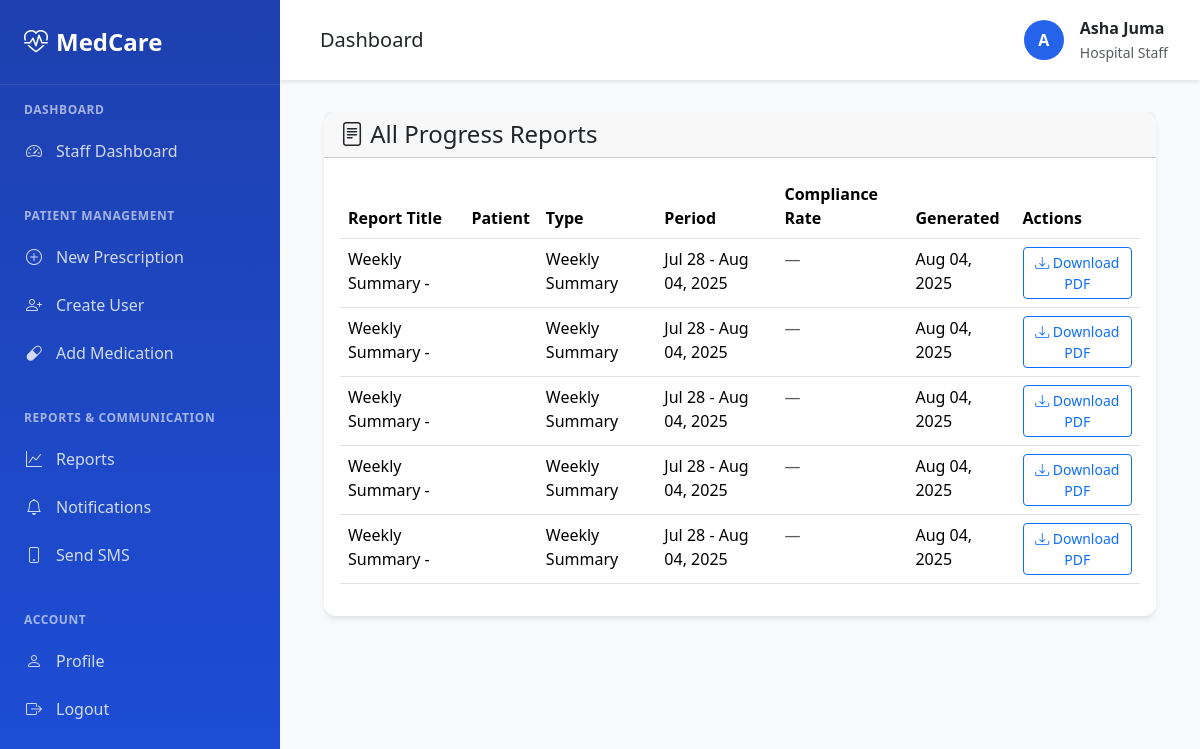
Before: /reports/ (signed in) with the older database file.
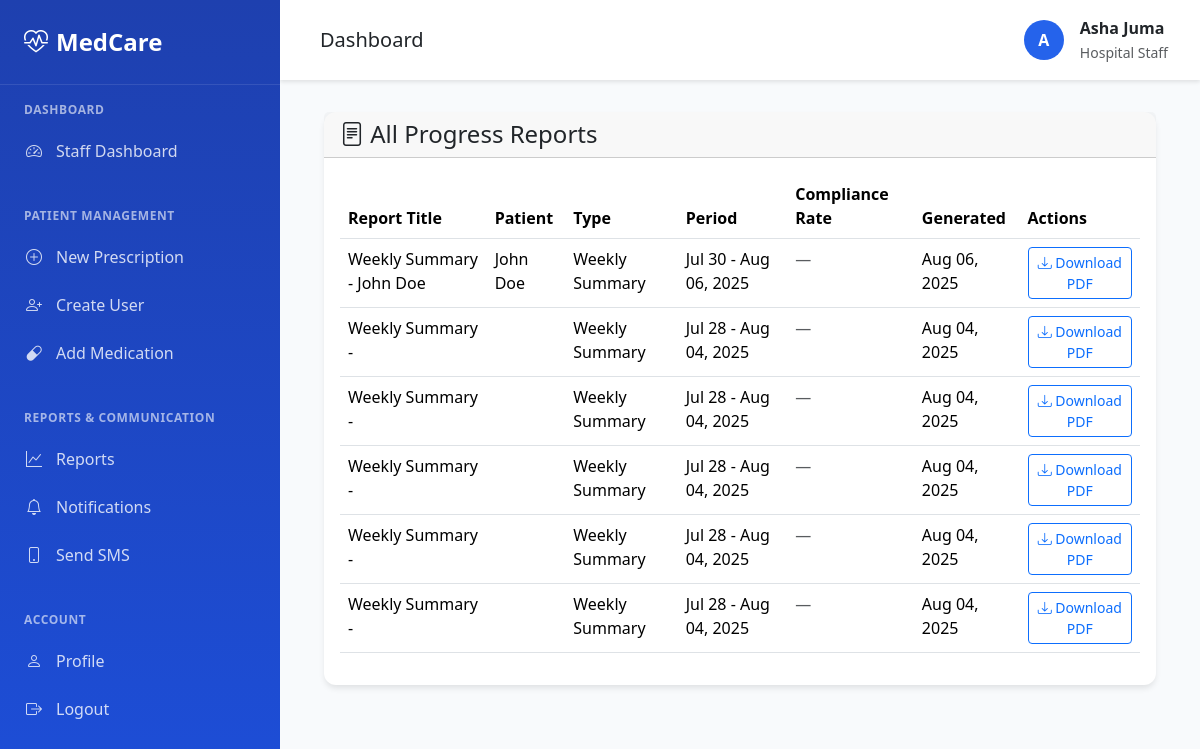
After: the same page with the newer database file.
### accounts/models.py (models this page shows, shortened)
class User(AbstractUser):
    USER_TYPE_CHOICES = [
        ('patient', 'Patient'),  # Active users (sick people)
        ('admin', 'Hospital Staff'),  # Admins who manage patients
        ('superuser', 'Hospital IT'),  # IT superuser who manages everything
    ]
    user_type = models.CharField(max_length=10, choices=USER_TYPE_CHOICES, default='patient')
    phone_regex = RegexValidator(
        regex=r'^\+?1?\d{9,15}$',
        message="Phone number must be entered in the format: '+999999999'. Up to 15 digits allowed."
    )
    phone_number = models.CharField(validators=[phone_regex], max_length=17, blank=True)
    date_of_birth = models.DateField(null=True, blank=True)
    emergency_contact = models.CharField(max_length=100, blank=True)
    emergency_phone = models.CharField(validators=[phone_regex], max_length=17, blank=True)
    medical_record_number = models.CharField(max_length=20, unique=True, null=True, blank=True)
    created_at = models.DateTimeField(auto_now_add=True)
    updated_at = models.DateTimeField(auto_now=True)
    @property
    def is_patient(self):
        return self.user_type == 'patient'
    @property
    def is_admin(self):
        return self.user_type == 'admin'
    @property
    def is_hospital_it(self):
        return self.user_type == 'superuser' or self.is_superuser
    @property
    def can_manage_patients(self):
        return self.is_admin or self.is_hospital_it
    @property
    def can_manage_staff(self):
        return self.is_hospital_it

### reports/models.py (models this page shows, shortened)
class ProgressReport(models.Model):
    REPORT_TYPES = [
        ('treatment_complete', 'Treatment Complete'),
        ('weekly_summary', 'Weekly Summary'),
        ('monthly_summary', 'Monthly Summary'),
        ('discharge_summary', 'Discharge Summary'),
    ]
    id = models.UUIDField(primary_key=True, default=uuid.uuid4, editable=False)
    patient = models.ForeignKey(User, on_delete=models.CASCADE, related_name='progress_reports')
    report_type = models.CharField(max_length=20, choices=REPORT_TYPES)
    title = models.CharField(max_length=200)
    content = models.TextField()
    compliance_rate = models.DecimalField(max_digits=5, decimal_places=2, null=True, blank=True)
    total_medications = models.IntegerField(default=0)
    taken_medications = models.IntegerField(default=0)
    missed_medications = models.IntegerField(default=0)
    report_period_start = models.DateField()
    report_period_end = models.DateField()
    generated_by = models.ForeignKey(User, on_delete=models.CASCADE, related_name='generated_reports')
    pdf_file = models.FileField(upload_to='reports/', null=True, blank=True)
    created_at = models.DateTimeField(auto_now_add=True)
    class Meta:
        ordering = ['-created_at']

### reports/views.py (the view)
# urls.py: path('', views.ReportListView.as_view(), name='report_list'),
class ReportListView(LoginRequiredMixin, UserPassesTestMixin, ListView):
    model = ProgressReport
    template_name = 'reports/report_list.html'
    context_object_name = 'reports'
    paginate_by = 20
    def test_func(self):
        return self.request.user.can_manage_patients or self.request.user.is_patient
    def get_queryset(self):
        if self.request.user.can_manage_patients:
            return ProgressReport.objects.all().order_by('-created_at')
        else:
            return ProgressReport.objects.filter(
                patient=self.request.user
            ).order_by('-created_at')

### templates/reports/report_list.html (shortened to what this page needs)
{% extends 'base.html' %}
{% block content %}
<div class="container">
    <div class="row">
        <div class="col-12">
            <div class="card">
                <div class="card-header">
                    <h4 class="mb-0">
                        <i class="bi bi-file-text"></i>
                        {% if user.is_admin %}All Progress Reports{% else %}My Progress Reports{% endif %}
                    </h4>
                </div>
                <div class="card-body">
                    {% if reports %}
                    <div class="table-responsive">
                        <table class="table table-hover">
                            <thead>
                                <tr>
                                    <th>Report Title</th>
                                    {% if user.is_admin %}<th>Patient</th>{% endif %}
                                    <th>Type</th>
                                    <th>Period</th>
                                    <th>Compliance Rate</th>
                                    <th>Generated</th>
                                    <th>Actions</th>
                                </tr>
                            </thead>
                            <tbody>
                                {% for report in reports %}
                                <tr>
                                    <td>{{ report.title }}</td>
                                    {% if user.is_admin %}
                                    <td>{{ report.patient.get_full_name }}</td>
                                    {% endif %}
                                    <td>{{ report.get_report_type_display }}</td>
                                    <td>
                                        {{ report.report_period_start|date:"M d" }} -
                                        {{ report.report_period_end|date:"M d, Y" }}
                                    </td>
                                    <td>
                                        {% if report.compliance_rate %}
                                        <span class="badge bg-{% if report.compliance_rate >= 80 %}success{% elif report.compliance_rate >= 60 %}warning{% else %}danger{% endif %}">
                                            {{ report.compliance_rate }}%
                                        </span>
                                        {% else %}
                                        <span class="text-muted">—</span>
                                        {% endif %}
                                    </td>
                                    <td>{{ report.created_at|date:"M d, Y" }}</td>
                                    <td>
                                        {% if report.pdf_file %}
                                        <a href="{% url 'reports:download_pdf' report.id %}" class="btn btn-outline-primary btn-sm">
                                            <i class="bi bi-download"></i> Download PDF
                                        </a>
                                        {% else %}
                                        <span class="text-muted">No PDF available</span>
                                        {% endif %}
                                    </td>
                                </tr>
                                {% endfor %}
                            </tbody>
                        </table>
                    </div>
                    {% endif %}
                </div>
            </div>
        </div>
    </div>
</div>
{% endblock %}

### templates/base.html (shortened to what this page needs)
<!DOCTYPE html>
<html lang="en">
<head>
    <link href="https://cdn.jsdelivr.net/npm/bootstrap@5.3.2/dist/css/bootstrap.min.css" rel="stylesheet">
    <link rel="stylesheet" href="https://cdn.jsdelivr.net/npm/bootstrap-icons@1.11.1/font/bootstrap-icons.css">
</head>
<body>
    {% if user.is_authenticated %}
    <div class="app-container">
        <nav class="sidebar" id="sidebar">
            <div class="sidebar-header">
                <a href="{% if user.is_patient %}{% url 'medications:dashboard' %}{% else %}{% url 'medications:admin_dashboard' %}{% endif %}" class="sidebar-brand">
                    <i class="bi bi-heart-pulse"></i>
                    MedCare
                </a>
            </div>
            <div class="sidebar-nav">
                {% if user.is_patient %}
                <div class="nav-section">
                    <div class="nav-section-title">Patient Portal</div>
                    <a href="{% url 'medications:dashboard' %}" class="nav-link">
                        <i class="bi bi-house"></i>
                        Dashboard
                    </a>
                    <a href="{% url 'medications:medication_history' %}" class="nav-link">
                        <i class="bi bi-clock-history"></i>
                        Medication History
                    </a>
                    <a href="{% url 'reports:report_list' %}" class="nav-link">
                        <i class="bi bi-file-text"></i>
                        My Reports
                    </a>
                </div>
                {% elif user.can_manage_patients %}
                <div class="nav-section">
                    <div class="nav-section-title">Dashboard</div>
                    <a href="{% url 'medications:admin_dashboard' %}" class="nav-link">
                        <i class="bi bi-speedometer2"></i>
                        {% if user.can_manage_staff %}IT Dashboard{% else %}Staff Dashboard{% endif %}
                    </a>
                </div>
                <div class="nav-section">
                    <div class="nav-section-title">Patient Management</div>
                    <a href="{% url 'medications:prescription_create' %}" class="nav-link">
                        <i class="bi bi-plus-circle"></i>
                        New Prescription
                    </a>
                    <a href="{% url 'medications:user_create' %}" class="nav-link">
                        <i class="bi bi-person-plus"></i>
                        Create User
                    </a>
                    <a href="{% url 'medications:medication_create' %}" class="nav-link">
                        <i class="bi bi-capsule"></i>
                        Add Medication
                    </a>
                </div>
                <div class="nav-section">
                    <div class="nav-section-title">Reports & Communication</div>
                    <a href="{% url 'reports:report_list' %}" class="nav-link">
                        <i class="bi bi-graph-up"></i>
                        Reports
                    </a>
                    <a href="{% url 'notifications:history' %}" class="nav-link">
                        <i class="bi bi-bell"></i>
                        Notifications
                    </a>
                    <a href="{% url 'notifications:send_manual' %}" class="nav-link">
                        <i class="bi bi-phone"></i>
                        Send SMS
                    </a>
                </div>
                {% endif %}
                <div class="nav-section">
                    <div class="nav-section-title">Account</div>
                    <a href="#" class="nav-link">
                        <i class="bi bi-person"></i>
                        Profile
                    </a>
                    <a href="{% url 'accounts:logout' %}" class="nav-link">
                        <i class="bi bi-box-arrow-right"></i>
                        Logout
                    </a>
                </div>
            </div>
        </nav>
        <div class="main-content">
            <div class="top-bar">
                <div class="d-flex align-items-center">
                    <h5 class="mb-0 ms-2">{% block page_title %}Dashboard{% endblock %}</h5>
                </div>
                <div class="user-info">
                    <div class="user-avatar">
                        {{ user.first_name|first|default:user.username|first|upper }}
                    </div>
                    <div>
                        <div class="fw-semibold">{{ user.get_full_name|default:user.username }}</div>
                        <small class="text-muted">
                            {% if user.can_manage_staff %}
                            Hospital IT
                            {% elif user.can_manage_patients %}
                            Hospital Staff
                            {% else %}
                            Patient
                            {% endif %}
                        </small>
                    </div>
                </div>
            </div>
            <div class="content-area">
                {% block content %}{% endblock %}
            </div>
        </div>
    </div>
    {% endif %}
</body>
</html>

### templates/base.html (style rules this page uses)
:root { --primary-color: #2563EB; --secondary-color: #0891B2; --success-color: #059669; --warning-color: #D97706; --danger-color: #DC2626; --info-color: #2563EB; --light-bg: #F8FAFC; --card-shadow: 0 4px 6px -1px rgba(0, 0, 0, 0.1); --sidebar-width: 280px; }
body { background-color: var(--light-bg); font-family: 'Segoe UI', Tahoma, Geneva, Verdana, sans-serif; margin: 0; padding: 0; }
.app-container { display: flex; min-height: 100vh; }
.sidebar { width: var(--sidebar-width); background: linear-gradient(180deg, #1e40af 0%, #1d4ed8 100%); color: white; position: fixed; height: 100vh; overflow-y: auto; z-index: 1000; transition: transform 0.3s ease; }
.sidebar-header { padding: 1.5rem; border-bottom: 1px solid rgba(255, 255, 255, 0.1); }
.sidebar-brand { font-size: 1.5rem; font-weight: 700; color: white; text-decoration: none; display: flex; align-items: center; gap: 0.5rem; }
.sidebar-nav { padding: 1rem 0; }
.nav-section { margin-bottom: 2rem; }
.nav-section-title { font-size: 0.75rem; font-weight: 600; text-transform: uppercase; letter-spacing: 0.05em; color: rgba(255, 255, 255, 0.6); padding: 0 1.5rem; margin-bottom: 0.5rem; }
.nav-link { display: flex; align-items: center; gap: 0.75rem; padding: 0.75rem 1.5rem; color: rgba(255, 255, 255, 0.8); text-decoration: none; transition: all 0.2s ease; border: none; background: none; }
.nav-link i { width: 20px; text-align: center; }
.main-content { flex: 1; margin-left: var(--sidebar-width); min-height: 100vh; }
.top-bar { background: white; padding: 1rem 2rem; box-shadow: 0 2px 4px rgba(0, 0, 0, 0.1); display: flex; justify-content: space-between; align-items: center; }
.content-area { padding: 2rem; }
.user-info { display: flex; align-items: center; gap: 1rem; }
.user-avatar { width: 40px; height: 40px; border-radius: 50%; background: var(--primary-color); display: flex; align-items: center; justify-content: center; color: white; font-weight: 600; }
.card { box-shadow: var(--card-shadow); border: none; border-radius: 12px; transition: transform 0.2s ease-in-out; }

Changed rows visible on the page:
added ProgressReport: title "Weekly Summary - John Doe", patient.get_full_name "John Doe", report_type "Weekly Summary", report_period_start "Jul 30", report_period_end "Aug 06, 2025", created_at "Aug 06, 2025", shows "Download PDF"
